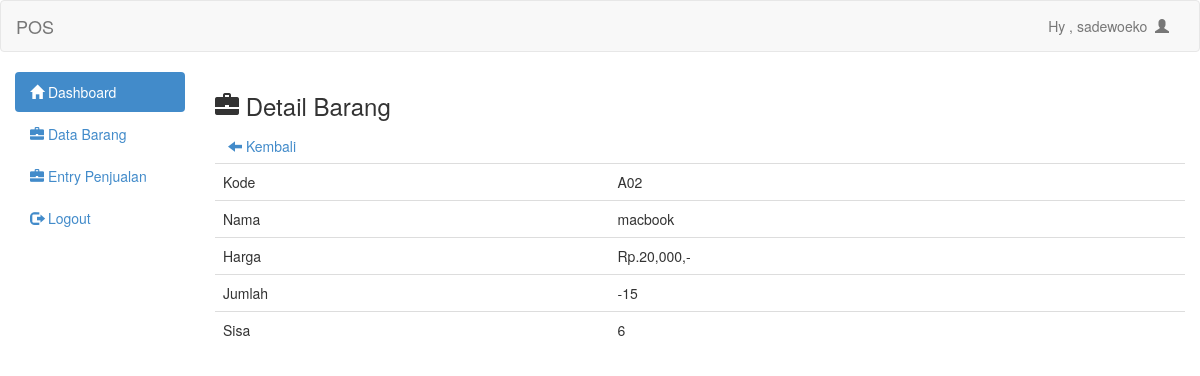
/admin/det_barang.php?id=37 (signed in), run on the app's committed database.
### tables this page shows
CREATE TABLE `barang` (
  `id` int(11) NOT NULL,
  `kode` text NOT NULL,
  `nama` text NOT NULL,
  `harga` int(11) NOT NULL,
  `jumlah` int(11) NOT NULL,
  `sisa` int(11) NOT NULL
);

### admin/det_barang.php (the view)
<?php
include 'header.php';
?>
<h3><span class="glyphicon glyphicon-briefcase"></span>  Detail Barang</h3>
<a class="btn" href="barang.php"><span class="glyphicon glyphicon-arrow-left"></span>  Kembali</a>
<?php
$id_brg=mysqli_real_escape_string($conn,$_GET['id']);
$det=mysqli_query($conn, "select * from barang where id='$id_brg'")or die(mysqli_error());
while($d=mysqli_fetch_array($det)){
	?>
	<table class="table">
		<tr>
			<td>Kode</td>
			<td><?php echo $d['kode'] ?></td>
		</tr>
		<tr>
			<td>Nama</td>
			<td><?php echo $d['nama'] ?></td>
		</tr>
		<tr>
			<td>Harga</td>
			<td>Rp.<?php echo number_format($d['harga']) ?>,-</td>
		</tr>
		<tr>
			<td>Jumlah</td>
			<td><?php echo $d['jumlah'] ?></td>
		</tr>
		<tr>
			<td>Sisa</td>
			<td><?php echo $d['sisa'] ?></td>
		</tr>
	</table>
	<?php
}
?>
<?php include 'footer.php'; ?>

### data on the page
barang: kode "A02", nama "macbook", harga "20,000", jumlah "-15", sisa "6"

### other printed values
$_SESSION['uname'] "sadewoeko"
